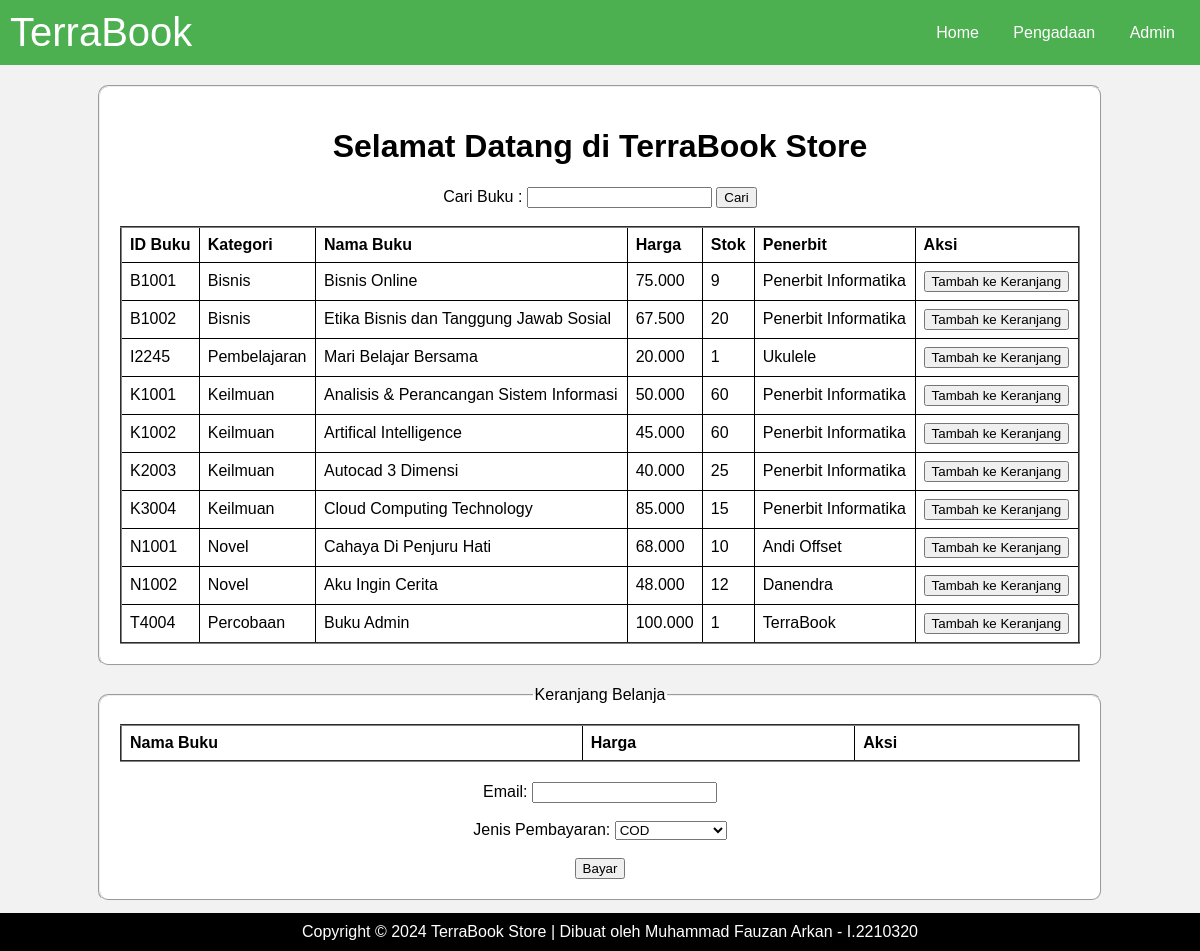
The page / on the database its author committed.
### tables this page shows
CREATE TABLE `buku` (
  `id_buku` varchar(20) NOT NULL,
  `kategori` varchar(20) NOT NULL,
  `nama_buku` varchar(50) NOT NULL,
  `harga` varchar(20) NOT NULL,
  `stok` int(20) NOT NULL,
  `penerbit` varchar(50) NOT NULL
);

### Index.php (the view, shortened to what this page needs)
<!DOCTYPE html>
<html lang="en">
<head>
</head>
<body>
    <nav>
        <div id="terraBook">TerraBook</div>
        <div>
            <a href="Index.php">Home</a>
            <a href="Penerbit.php">Pengadaan</a>
            <a href="Admin.php">Admin</a>
        </div>
    </nav>
    <fieldset>
    <center>
        <h1>Selamat Datang di TerraBook Store</h1>
    </center>
    <form method="GET" action="index.php" style="text-align: center;">
        <label>Cari Buku :</label>
        <input type="text" name="kata_cari" value="<?php echo isset($_GET['kata_cari']) ? $_GET['kata_cari'] : ''; ?>" />
        <button type="submit">Cari</button>
    </form>
    <br>
    <table border="2">
        <thead>
            <tr>
                <th>ID Buku</th>
                <th>Kategori</th>
                <th>Nama Buku</th>
                <th>Harga</th>
                <th>Stok</th>
                <th>Penerbit</th>
                <th>Aksi</th>
            </tr>
        </thead>
        <tbody>
            <?php
            include 'koneksi.php';
            if(isset($_GET['kata_cari'])) {
                $kata_cari = $_GET['kata_cari'];
                $query = "SELECT * FROM buku WHERE id_buku LIKE '%".$kata_cari."%' OR nama_buku LIKE '%".$kata_cari."%' ORDER BY id_buku ASC";
            } else {
                $query = "SELECT * FROM buku ORDER BY id_buku ASC";
            }
            $result = mysqli_query($koneksi, $query);
            while ($row = mysqli_fetch_assoc($result)) {
            ?>
            <tr>
                <td><?php echo $row['id_buku']; ?></td>
                <td><?php echo $row['kategori']; ?></td>
                <td><?php echo $row['nama_buku']; ?></td>
                <td><?php echo $row['harga']; ?></td>
                <td><?php echo $row['stok']; ?></td>
                <td><?php echo $row['penerbit']; ?></td>
                <td><button onclick="tambahKeKeranjang('<?php echo $row['nama_buku']; ?>', <?php echo $row['harga']; ?>)">Tambah ke Keranjang</button></td>
            </tr>
            <?php
            }
            ?>
        </tbody>
    </table>
</fieldset>
<fieldset>
    <legend align="center">Keranjang Belanja</legend>
    <table border="2">
        <thead>
            <tr>
                <th>Nama Buku</th>
                <th>Harga</th>
                <th>Aksi</th>
            </tr>
        </thead>
    </table>
    <form id="formPembayaran" style="margin-top: 20px; text-align: center;">
        <label for="email">Email:</label>
        <input type="email" id="email" name="email" required>
        <br><br>
        <label for="jenisPembayaran">Jenis Pembayaran:</label>
        <select id="jenisPembayaran" name="jenisPembayaran" required>
            <option value="COD">COD</option>
        </select>
        <br><br>
        <button type="button" onclick="prosesPembayaran()">Bayar</button>
    </form>
</fieldset>
</body>
<footer>
    Copyright &copy; 2024 TerraBook Store | Dibuat oleh Muhammad Fauzan Arkan - I.2210320
</footer>
</html>

### Index.php (style rules this page uses)
footer { background-color: #000; color: white; text-align: center; padding: 10px; position: fixed; width: 100%; bottom: 0; }
body { font-family: Arial, sans-serif; background-color: #f2f2f2; margin: 0; padding: 0; margin-bottom: 50px; }
nav { background-color: #4CAF50; overflow: hidden; display: flex; justify-content: space-between; align-items: center; padding: 10px; }
nav a { color: white; text-align: center; text-decoration: none; padding: 10px; margin: 0 5px; }
fieldset { width: 80%; margin: auto; margin-top: 20px; background-color: white; padding: 20px; border-radius: 10px; }
table { width: 100%; border-collapse: collapse; }
th, td { border: 1px solid black; padding: 8px; text-align: left; }
#terraBook { font-size: 40px; font-family: 'Arial', sans-serif; color: white; }

### rows shown on the page
buku: id_buku "B1001", kategori "Bisnis", nama_buku "Bisnis Online", harga "75.000", stok "9", penerbit "Penerbit Informatika"
buku: id_buku "B1002", kategori "Bisnis", nama_buku "Etika Bisnis dan Tanggung Jawab Sosial", harga "67.500", stok "20", penerbit "Penerbit Informatika"
buku: id_buku "I2245", kategori "Pembelajaran", nama_buku "Mari Belajar Bersama", harga "20.000", stok "1", penerbit "Ukulele"
buku: id_buku "K1001", kategori "Keilmuan", nama_buku "Analisis & Perancangan Sistem Informasi", harga "50.000", stok "60", penerbit "Penerbit Informatika"
buku: id_buku "K1002", kategori "Keilmuan", nama_buku "Artifical Intelligence", harga "45.000", stok "60", penerbit "Penerbit Informatika"
buku: id_buku "K2003", kategori "Keilmuan", nama_buku "Autocad 3 Dimensi", harga "40.000", stok "25", penerbit "Penerbit Informatika"
buku: id_buku "K3004", kategori "Keilmuan", nama_buku "Cloud Computing Technology", harga "85.000", stok "15", penerbit "Penerbit Informatika"
buku: id_buku "N1001", kategori "Novel", nama_buku "Cahaya Di Penjuru Hati", harga "68.000", stok "10", penerbit "Andi Offset"
buku: id_buku "N1002", kategori "Novel", nama_buku "Aku Ingin Cerita", harga "48.000", stok "12", penerbit "Danendra"
buku: id_buku "T4004", kategori "Percobaan", nama_buku "Buku Admin", harga "100.000", stok "1", penerbit "TerraBook"
